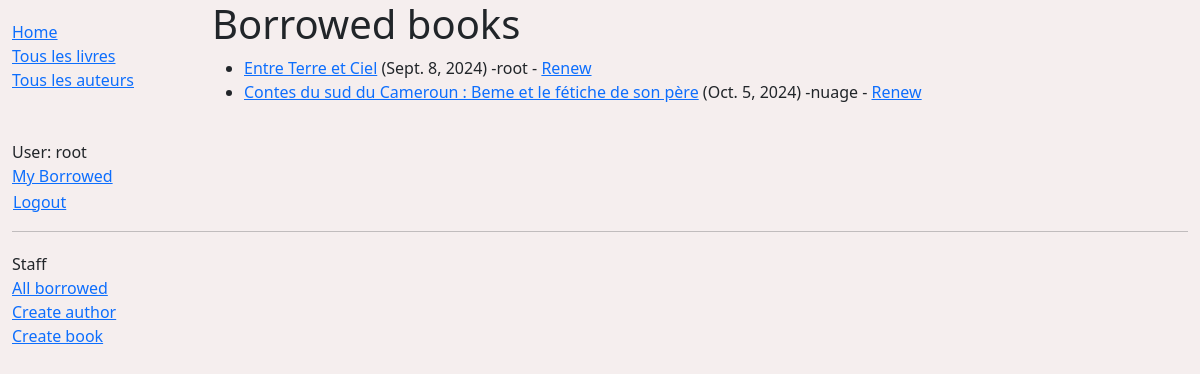
Page /catalog/booksborrow/ (signed in) on the committed database.
### catalog/models.py (models this page shows, shortened)
class BookInstance (models.Model):
    id = models.UUIDField(primary_key=True,default=uuid.uuid4,help_text='Unique ID for this particular book across whole library')
    book = models.ForeignKey(Book,on_delete=models.SET_NULL,null=True)
    imprint = models.CharField(max_length=200)
    due_back = models.DateField(null=True,blank=True)
    borrower = models.ForeignKey(settings.AUTH_USER_MODEL,on_delete=models.SET_NULL,null=True,blank=True)
    LOAN_STATUS=(
        ('m','Maintenanc'),
        ('o','On loan'),
        ('a','Available'),
        ('r','Reserved'),
    )
    status = models.CharField(max_length=1,choices=LOAN_STATUS,blank=True,default='m',help_text='Book availability')
    class Meta:
        ordering =['due_back']
        permissions = (("can_mark_returned", "Set book as returned"),)

class Book(models.Model):
    title =models.CharField(max_length=200)
    author = models.ForeignKey('Author',on_delete=models.SET_NULL,null=True)
    summary = models.TextField(max_length=1000,help_text='Enter a brief description of the book')
    isbn = models.CharField('ISBN',max_length=13,help_text='13 Character <a href="https://www.isbn-international.org/content/what-isbn">ISBN number</a>')
    genre =models.ManyToManyField(Genre,help_text='Select a genre for this book')
    language =models.ForeignKey("Language",on_delete=models.SET_NULL,null=True)
    def display_genre(self):
        return ', '.join(genre.name for genre in self.genre.all()[:3])
    display_genre.short_description ='Genre'

### catalog/views.py (the view)
# urls.py: path('booksborrow/',views.LoanedBooksByLibriansListView.as_view(),name='all-borrowed'),
class LoanedBooksByLibriansListView(LoginRequiredMixin,PermissionRequiredMixin,generic.ListView):
    login_url ="login/"
    redirect_field_name = 'redirect_to'
    permission_required = "catalog.can_mark_returned"
    model= BookInstance
    paginate_by=5
    template_name = 'catalog/bookinstance_list_borrower_librians.html'
    def get_queryset(self):
        books = BookInstance.objects.filter(borrower__isnull=False)
        return books

### catalog/templates/catalog/bookinstance_list_borrower_librians.html
{% extends "generic_base.html" %}
{% block content %}
    <h1>Borrowed books</h1>
    {% if bookinstance_list %}
    <ul>
      {% for bookinst in bookinstance_list %}
      <li class="{% if bookinst.is_overdue %}text-danger{% endif %}">
        <a href="{% url 'book-detail' bookinst.book.pk %}">{{ bookinst.book.title }}</a>
        ({{ bookinst.due_back}})  {% if user.is_staff %} -{{bookinst.borrower}} {% endif %}
        {% if perms.catalog.can_mark_returned %}- <a href="{% url 'renew-book-librarian' bookinst.id %}">Renew</a>{% endif %}
      </li>
      {% endfor %}
    </ul>
    {% else %}
      <p>There are no books borrowed.</p>
    {% endif %}
{% endblock %}

### catalog/templates/generic_base.html (shortened to what this page needs)
<!DOCTYPE html>
<html lang="en">
    <head>
        <link href="https://cdn.jsdelivr.net/npm/bootstrap@5.3.3/dist/css/bootstrap.min.css"
        rel="stylesheet"
>
        {% load static %}
        <link rel="stylesheet" href="{% static 'css/styles.css' %}"/>
    </head>
<body>
    <div class="container-fluid">
        <div class="row">
            <div class="col-sm-2">
                {% block sidebar %}
                <ul class="sidebar-nav">
                    <li><a href="{% url 'index' %}">Home</a></li>
                    <li><a href="{% url 'books' %}">Tous les livres</a></li>
                    <li><a href="{% url 'authors' %}">Tous les auteurs</a></li>
                </ul>
                {% endblock %}
            </div>
            <div class="col-sm-10">{% block content %} {% endblock %}</div>
        </div>
        <ul class="sidebar-nav">
            {% if user.is_authenticated %}
                <li>User: {{ user.get_username }}</li>
                <li><a href="{% url 'borrowed' %}">My Borrowed</a></li>
            <li>
              <form id="logout-form" method="post" action="{% url 'logout' %}">
                <button type="submit" class="btn btn-link">Logout</button>
              </form>
            </li>
            {% else %}
                <li><a href="{% url 'login' %}? next={{ request.path }}">Login</a></li>
            {% endif %}
        </ul>
        {% if user.is_staff %}
            <hr>
            <ul class="sidebar-nav">
                <li>Staff</li>
                <li><a href="{% url 'all-borrowed' %}">All borrowed</a></li>
                {% if perms.catalog.add_author %}
                <li><a href="{% url 'author-create' %}">Create author</a></li>
                <li><a href="{% url 'book-create' %}">Create book</a></li>
                {% endif %}
            </ul>
            {% endif %}
    </div>
</body>
</html>

### catalog/static/css/styles.css (style rules this page uses)
body { background-color: rgb(245, 238, 238); }
.sidebar-nav { margin-top: 20px; padding: 0; list-style: none; }
#logout-form { display: inline; }
#logout-form button { padding: 0; margin: 0; }

### rows in the picture
BookInstance: book "Entre Terre et Ciel", due_back "Sept. 8, 2024", borrower "root"
BookInstance: book "Contes du sud du Cameroun : Beme et le fétiche de son père", due_back "Oct. 5, 2024", borrower "nuage"

### other values in the picture
{{ user.get_username }} "root"
